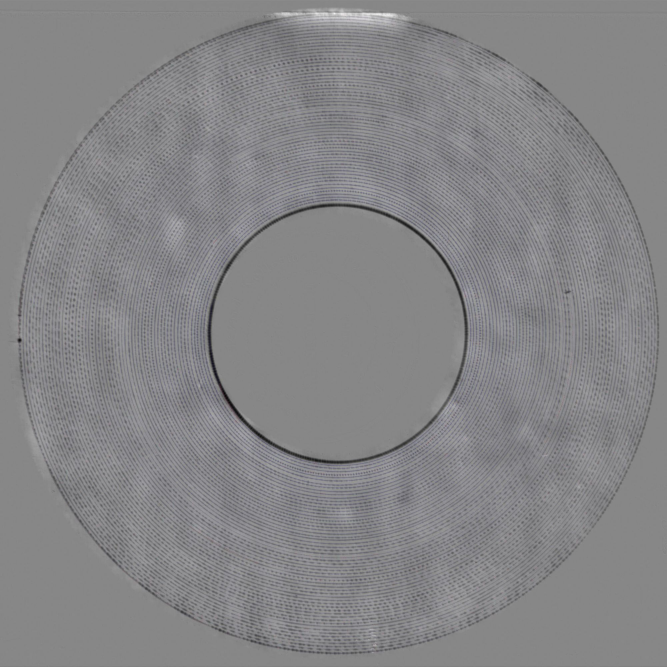
#> input picture data/cards/ezra_card.jpg, 2000 x 2000 px (shown at 1/3 size)
$ python analyze.py ../../data/cards/ezra_card.jpg
#> lines starting #> are read from the running program, lines starting #| are printed output that depends on the picture; after the words box and inside, x2 and y2 are one past the last pixel; in counts of white or black regions, pixels touching at a corner belong together
### cardlab/lowres.py
from dataclasses import dataclass

import cv2
import numpy as np
from scipy.ndimage import gaussian_filter1d, map_coordinates
from scipy.signal import fftconvolve

from .geometry import Spiral, pitch_of, smoothstep

LOW_SIZE = 1024


class SpacingNotFound(Exception):
    # no clear peak: the profile's maximum is on the edge of the search window,
    # or it stands less than min_prominence above the trough line.
    # The card fails here (falling back to the nominal would be up to ~33% off,
    # far outside what the later steps survive: experiments/spacing_budget.py)
    pass


@dataclass
class LowResSettings:
    turn_weight_power: float = 0.5   # FFT input weighted by r^-power about the mark
    spacing_window: float = 0.5      # search ± this fraction of the expected peak radius (frequency): 0.5-1.5 x size / nominal
    profile_smoothing: float = 1.0   # bins, Gaussian, before the peak search
    min_prominence: float = float(np.log(2))  # peak at least 2x its background (log magnitude above the trough line)
    symmetry_window: float = 1 / 8   # sigma of the Gaussian window about the map's peak, x the marked outer radius
    symmetry_search: float = 1.5     # the symmetry center lies within this many sigma of the peak


@dataclass
class LowResResult:
    scale: float
    image: np.ndarray
    mask: np.ndarray
    spectrum: np.ndarray
    profile: np.ndarray
    window: tuple
    peak_radius: float
    fft_spacing: float
    coherence_map: np.ndarray        # complex Z at every low-res pixel
    coherence: float
    spiral: Spiral


def downsample(full):
    return cv2.resize(full, (LOW_SIZE, LOW_SIZE), interpolation=cv2.INTER_AREA)


def pixel_radius(size, cx, cy):
    coords = np.arange(size) + 0.5
    return np.hypot(coords[None, :] - cx, coords[:, None] - cy)


def annulus_mask(size, mark, scale, ramp):
    r = pixel_radius(size, mark.x / scale, mark.y / scale)
    return smoothstep((r - mark.r_inner / scale) / ramp) * smoothstep((mark.r_outer / scale - r) / ramp)


# [4 lines left out: function normalize_in_mask, not called in this run]


LOG_FLOOR = 1e-12  # epsilon in log(|F| + epsilon): only guards against exact zeros (|F| >= ~1e-7 here)


# [10 lines left out: function log_spectrum, not called in this run]


def radial_profile(spectrum, smoothing):
    size = spectrum.shape[0]
    radius = np.rint(pixel_radius(size, size / 2 + 0.5, size / 2 + 0.5)).astype(int).ravel()
    sums = np.bincount(radius, spectrum.ravel())
    counts = np.bincount(radius)
    profile = sums / np.maximum(counts, 1)
    return gaussian_filter1d(profile, smoothing) if smoothing > 0 else profile


# [6 lines left out: function trough_line, not called in this run]


def peak_prominence(profile, index):
    # height of the peak above that background, in log magnitude (a log ratio)
    return float(profile[index] - trough_line(profile, index)(index))


# [56 lines left out: functions peak_without_slope, fft_spacing, spiral_wave_kernel, not called in this run]


def coherence_map(image, pitch, reach):
    return -fftconvolve(image, spiral_wave_kernel(pitch, reach), mode="same")


def map_peak(z_map):
    row, col = np.unravel_index(np.argmax(np.abs(z_map)), z_map.shape)
    return np.array([col + 0.5, row + 0.5])


# [4 lines left out: function map_at, not called in this run]


def parabola_offset(left, middle, right):
    curvature = left - 2 * middle + right
    return 0.5 * (left - right) / curvature if curvature < 0 else 0.0


# [50 lines left out: functions symmetry_center, find_center, low_res_stage, not called in this run]

### experiments/ezra_card/analyze.py
import sys; sys.path.insert(0, "/Users/af/Desktop/cc/spiral")
from pathlib import Path
import numpy as np, cv2
from scipy.signal import fftconvolve
from scipy.ndimage import map_coordinates, gaussian_filter1d
from cardlab.lowres import radial_profile, symmetry_center, map_peak, map_at
S = sys.argv[1]  # a scratch folder for the intermediates
CARD = Path(__file__).resolve().parents[2] / "data" / "cards" / "ezra_card.jpg"
img = cv2.imread(str(CARD)).astype(float)
grey = img.mean(axis=2)
H, W = grey.shape
#> H = 2000; W = 2000
def sample(x, y):
    return map_coordinates(grey, [np.asarray(y) - 0.5, np.asarray(x) - 0.5], order=1)
# (a) the hole's edge: darkest point within r 300-480 on 720 rays about a rough center, circle fit
rough = np.array([1017.0, 1001.0])
angles = np.linspace(0, 2 * np.pi, 720, endpoint=False)
radii = np.arange(300, 480, 0.5)
pts = []
for a in angles:
    prof = sample(rough[0] + radii * np.cos(a), rough[1] + radii * np.sin(a))
    rr = radii[np.argmin(gaussian_filter1d(prof, 2))]
    pts.append(rough + rr * np.array([np.cos(a), np.sin(a)]))
#> this loop made 720 passes
#> rr on passes 1 to 3: 382, 382, 382
#> after the loop, pts = 720 pairs, first value 628 to 1399.1, second value 615.5 to 1387
pts = np.array(pts)
A = np.c_[2 * pts, np.ones(len(pts))]; sol = np.linalg.lstsq(A, (pts ** 2).sum(1), rcond=None)[0]
#> after `A = np.c_[2 * pts, np.ones(len(pts))]`: A = 720 rows, first 8: [2798, 2002, 1], [2798, 2008.7, 1], [2797.9, 2015.3, 1], [2797.7, 2022, 1], [2797.5, 2028.7, 1], [2797.3, 2035.3, 1], [2797, 2042, 1], [2795.6, 2048.6, 1]
#> after `sol = np.linalg.lstsq(A, (pts ** 2).sum(1), rcond=None)[0]`: sol = [1013.7, 1000.6, -1880241.7]
hole_c = sol[:2]; hole_r = np.sqrt(sol[2] + hole_c @ hole_c)
#> after `hole_c = sol[:2]`: hole_c = [1013.7, 1000.6]
#> after `hole_r = np.sqrt(sol[2] + hole_c @ hole_c)`: hole_r = 385.5
resid = np.hypot(*(pts - hole_c).T) - hole_r
#> resid = 720 values, max 1.06 at index 482, min -1.34 at index 282, mean -0.000283
print(f"hole circle: center ({hole_c[0]:.1f}, {hole_c[1]:.1f}), r {hole_r:.1f} px, rms resid {resid.std():.2f}")
#| hole circle: center (1013.7, 1000.6), r 385.5 px, rms resid 0.47
# (b) radial profile of the grooves along many rays: spacing by FFT of the annulus
yy, xx = np.mgrid[0:H, 0:W] + 0.5
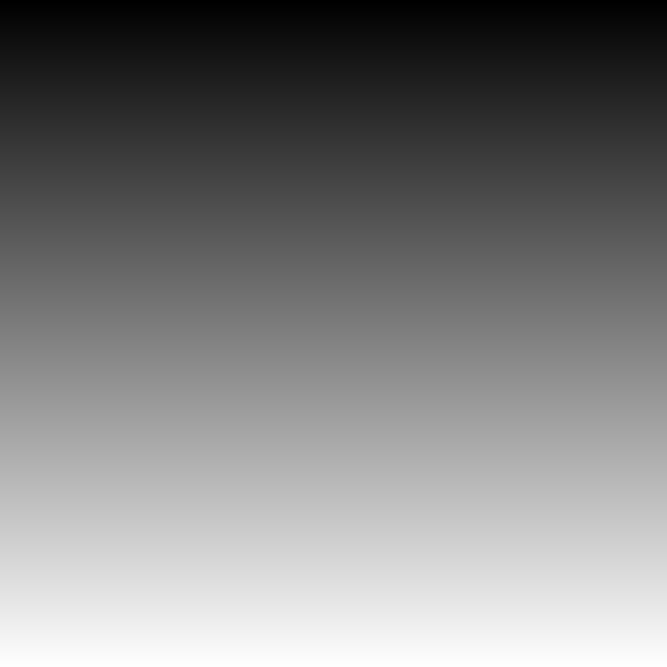
#> yy: shape (2000, 2000) float64 (shown at 1/3 size); min 0.5, max 1999.5, mean 1000; drawn with min black and max white
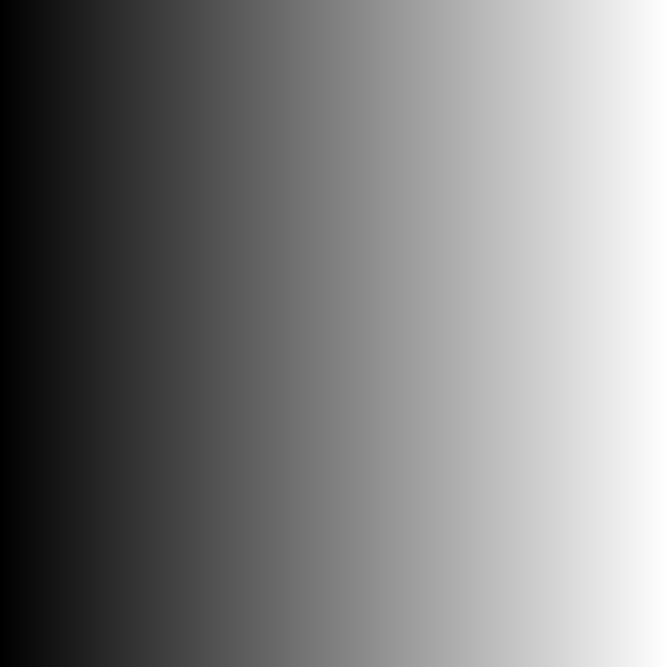
#> xx: shape (2000, 2000) float64 (shown at 1/3 size); min 0.5, max 1999.5, mean 1000; drawn with min black and max white
r_all = np.hypot(xx - hole_c[0], yy - hole_c[1])
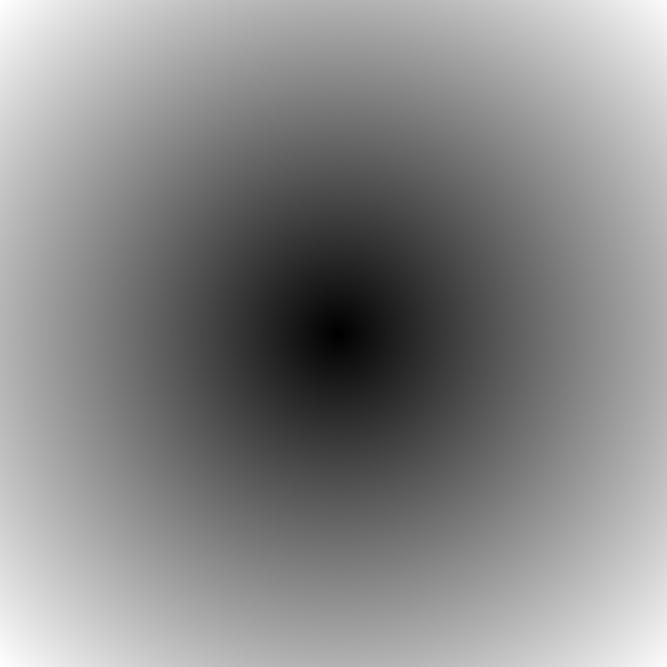
#> r_all: shape (2000, 2000) float64 (shown at 1/3 size); min 0.25, max 1423.7, mean 765.3; drawn with min black and max white
r_in, r_out = hole_r + 15, 900
#> r_in = 400.5; r_out = 900
mask = ((r_all > r_in) & (r_all < r_out)).astype(float)
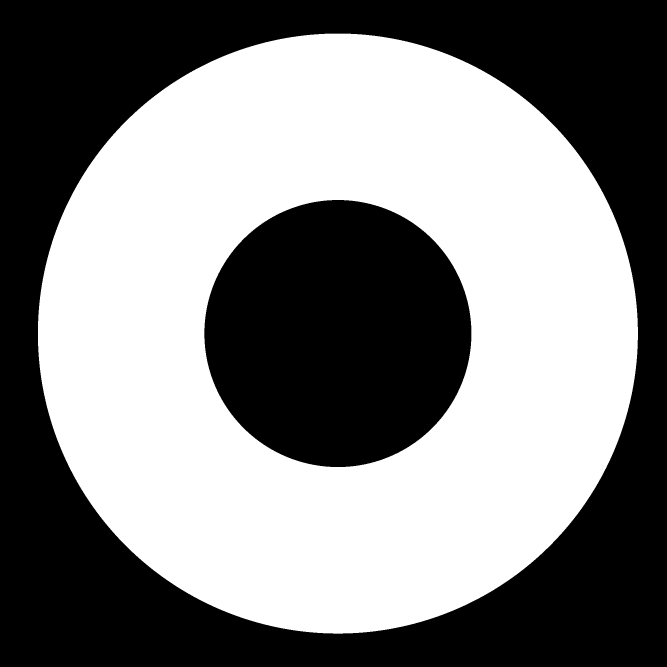
#> mask: shape (2000, 2000) float64 (shown at 1/3 size); values 0 (black) and 1 (white), 51% white; 2 black regions, box (x1, y1, x2, y2) and area: (0, 0, 2000, 2000) 1455331, (613, 600, 1414, 1401) 504005
mask = cv2.GaussianBlur(mask, (0, 0), 6)
v = -(grey - (grey * mask).sum() / mask.sum()) * mask     # grooves dark -> deep -> negative height; v = -height... (sign irrelevant for |Z|)
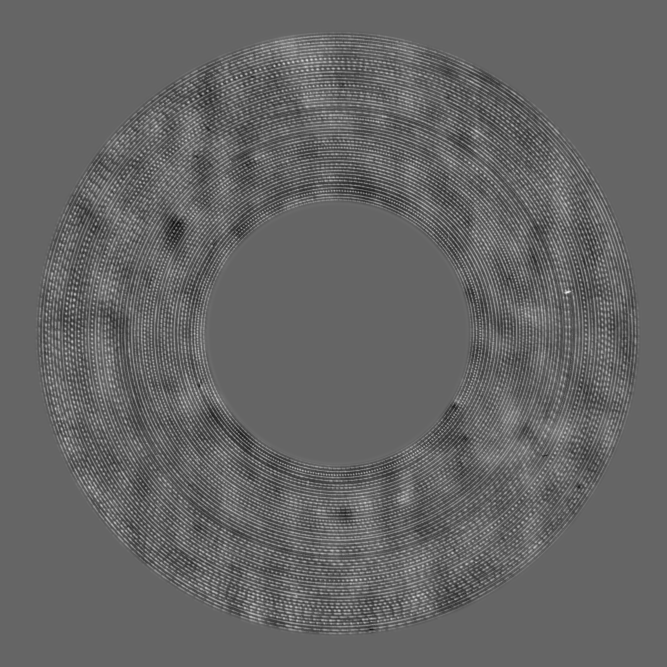
#> v: shape (2000, 2000) float64 (shown at 1/3 size); min -43.8, max 65.96, mean 0; drawn with min black and max white
weight = np.where(r_all > 20, r_all, 20) ** -0.5
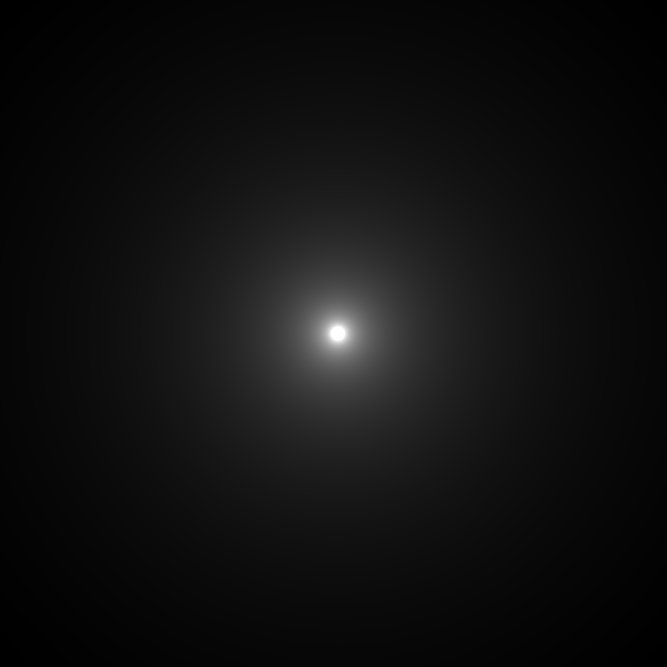
#> weight: shape (2000, 2000) float64 (shown at 1/3 size); min 0.0265, max 0.224, mean 0.0395; drawn with min black and max white
x = v * weight
spec = np.log(np.abs(np.fft.fftshift(np.fft.fft2(x))) + 1e-12)
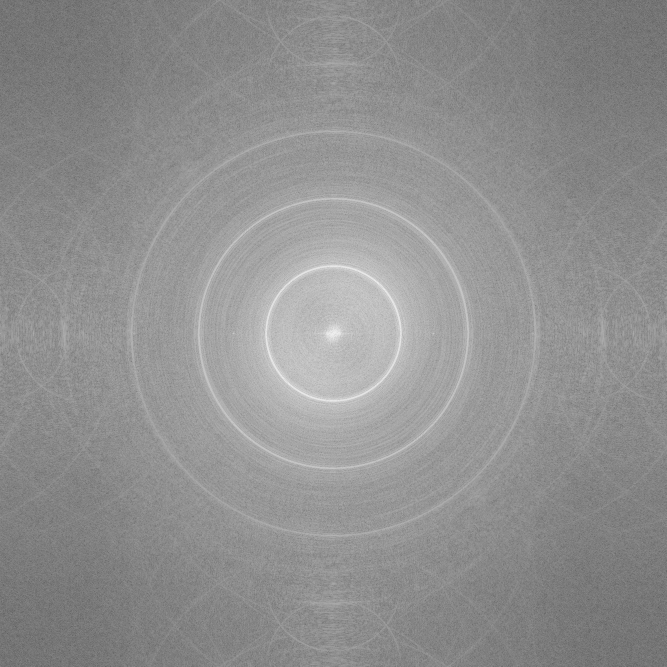
#> spec: shape (2000, 2000) float64 (shown at 1/3 size); min -2.96, max 10.59, mean 4.72; drawn with min black and max white
prof = radial_profile(spec, 1.0)
#> in pixel_radius, `coords = np.arange(size) + 0.5`: coords = 2000 values from 0.5 to 1999.5
#> in radial_profile, `sums = np.bincount(radius, spectrum.ravel())`: sums = 1415 values, max 26147.9 at index 996, min 8.3 at index 0, mean 13329.2
#> in radial_profile, `counts = np.bincount(radius)`: counts = 1415 values, max 6304 at index 996, min 1 at index 0, mean 2826.9
#> in radial_profile, `profile = sums / np.maximum(counts, 1)`: profile = 1415 values, max 9.7 at index 2, min 3.05 at index 1410, mean 5.02
#> prof = 1415 values, max 9.6 at index 3, min 3.15 at index 1394, mean 5.02
lo, hi = int(W / 25), int(W / 8)           # spacings 8-25 px
#> lo = 80; hi = 250
best = lo + int(np.argmax(prof[lo:hi]))
#> best = 202
print(f"FFT: peak at radius {best} of {W} -> spacing ~ {W / best:.2f} px")
#| FFT: peak at radius 202 of 2000 -> spacing ~ 9.90 px
np.save(f"{S}/v.npy", v); np.save(f"{S}/geom.npy", np.r_[hole_c, hole_r, W / best])
